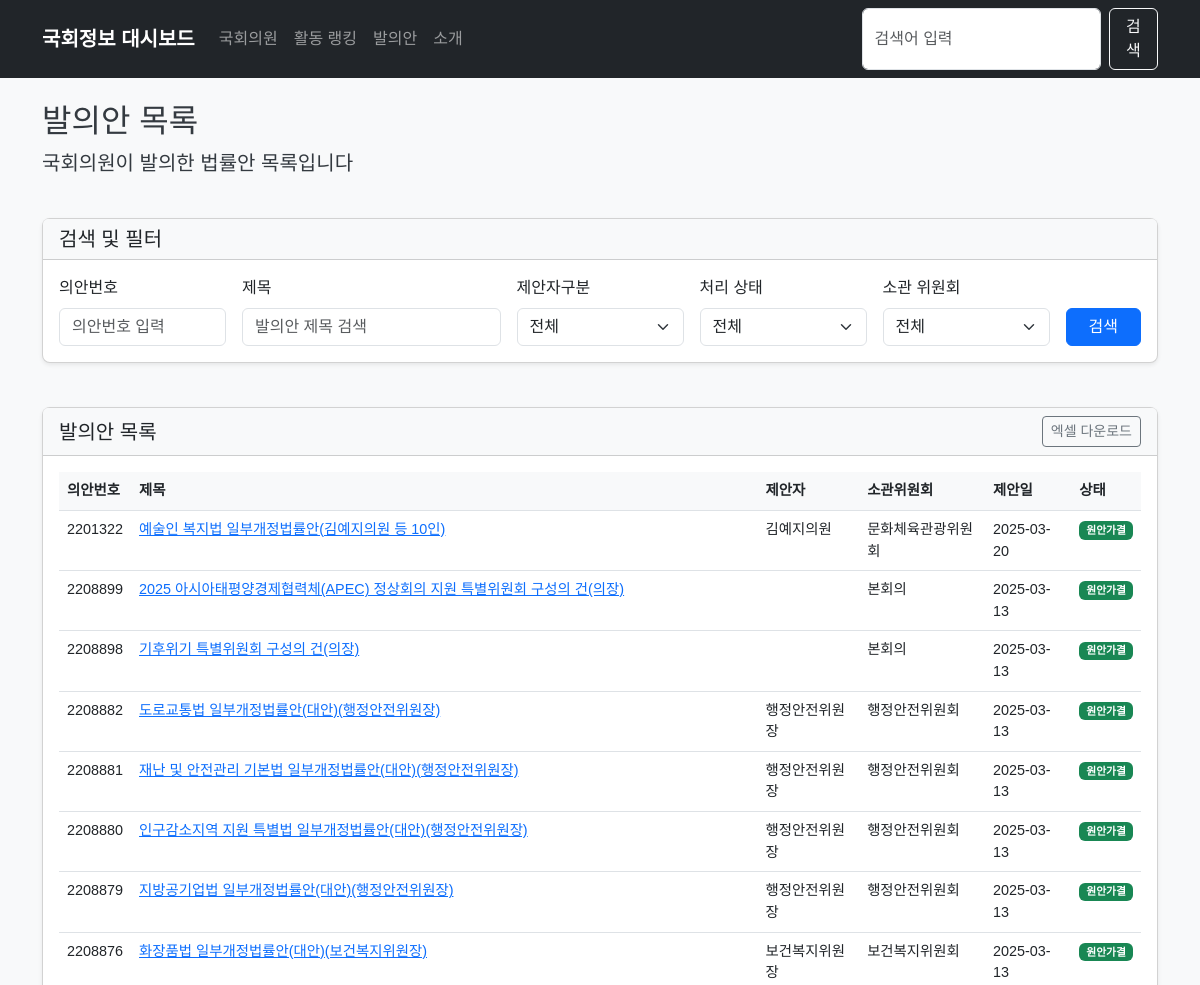
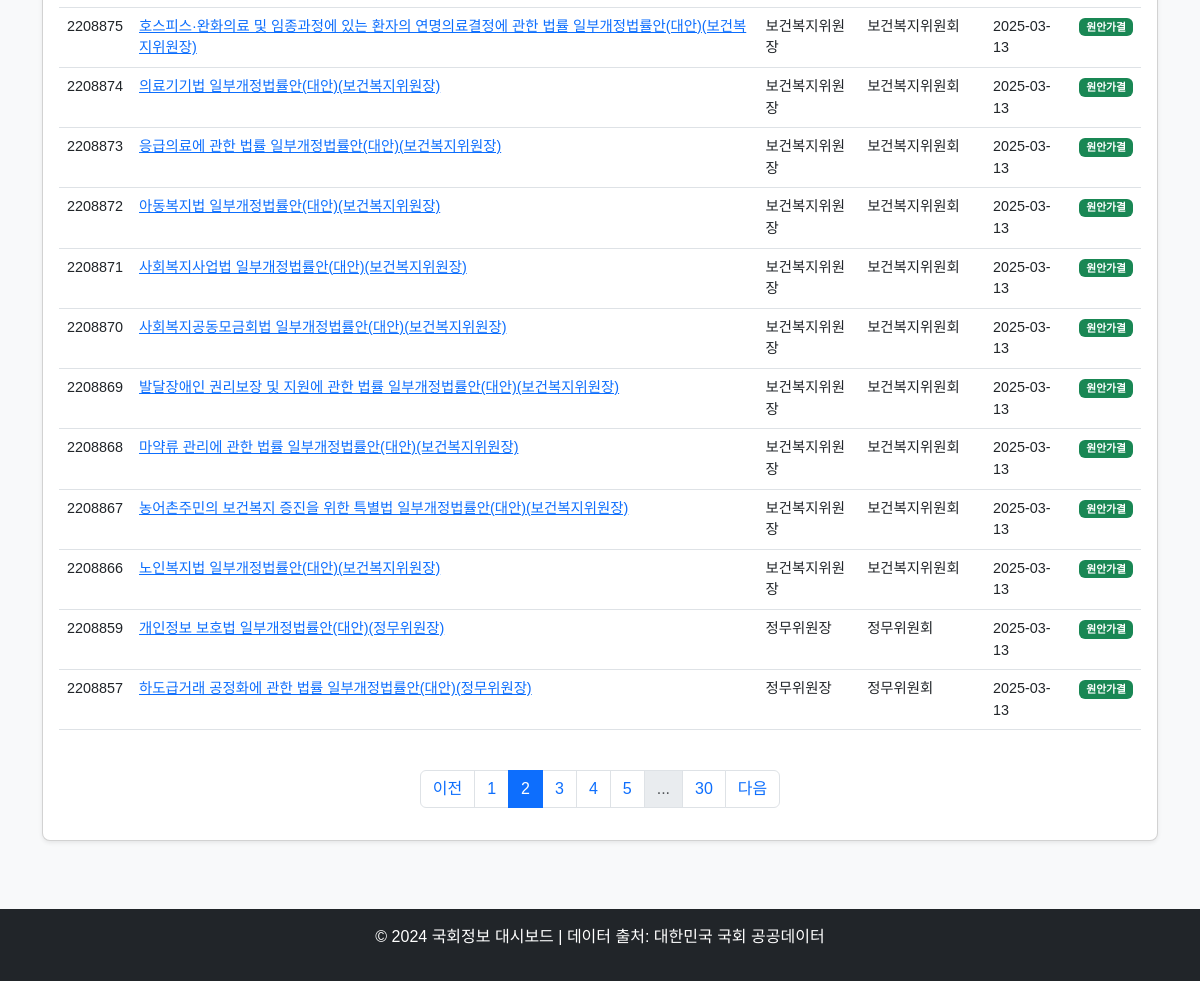
The app's page /bills?bill_no=&title=&proposer=&status=&committee=&page=2 with its own data (2 pictures, top to bottom).
### app/models/bill.py (models this page shows)
class Bill(Base):
    __tablename__ = "bills"
    id = Column(Integer, primary_key=True, index=True)
    bill_id = Column(String, index=True, unique=True)  # 의안ID - BILL_ID
    bill_no = Column(String, index=True)  # 의안번호 - BILL_NO
    title = Column(String, index=True)
    proposer = Column(String, index=True)  # 발의자
    status = Column(String, index=True)  # 처리 상태
    committee = Column(String, index=True)  # 소관 위원회
    proposal_date = Column(Date)  # 발의일
    content = Column(Text)  # 제안이유 및 주요내용
    co_proposers = Column(String, nullable=True)  # 공동발의자 (쉼표로 구분된 문자열)
    rep_proposer = Column(String, nullable=True)  # 대표 발의자
    vote_result = Column(String, nullable=True)  # 표결 결과
    vote_date = Column(Date, nullable=True)  # 표결일
    bill_kind = Column(String, nullable=True)  # 의안 종류
    last_updated = Column(DateTime, default=datetime.now)
    proposer_id = Column(Integer, ForeignKey("members.id"), nullable=True)
    proposer_member = relationship("Member", back_populates="bills")

### app/main.py (the view)
@app.get("/bills", response_class=HTMLResponse)
async def bills_page(
    request: Request,
    db: Session = Depends(get_db),
    title: Optional[str] = None,
    proposer: Optional[str] = None,
    status: Optional[str] = None,
    committee: Optional[str] = None,
    bill_no: Optional[str] = None,
    page: int = 1,
    limit: int = 20
):
    try:
        query = db.query(BillModel)
        if title:
            query = query.filter(BillModel.title.contains(title))
        if proposer:
            query = query.filter(BillModel.proposer.contains(proposer))
        if status:
            query = query.filter(BillModel.status == status)
        if committee:
            query = query.filter(BillModel.committee.contains(committee))
        if bill_no:
            query = query.filter(BillModel.bill_no.contains(bill_no))
        total_count = query.count()
        bills_db = query.order_by(BillModel.proposal_date.desc())\
                     .offset((page-1) * limit)\
                     .limit(limit)\
                     .all()
        bills = []
        for bill in bills_db:
            bills.append({
                "id": bill.bill_id,
                "no": bill.bill_no,
                "title": bill.title,
                "proposer": bill.proposer,
                "committee": bill.committee,
                "proposal_date": bill.proposal_date,
                "status": bill.status
            })
        total_pages = (total_count + limit - 1) // limit  # 올림 나눗셈
        has_next = page < total_pages
        has_prev = page > 1
        max_page_buttons = 5  # 최대 페이지 버튼 수
        half_buttons = max_page_buttons // 2
        if total_pages <= max_page_buttons:
            page_range = range(1, total_pages + 1)
        else:
            start_page = max(1, page - half_buttons)
            end_page = min(total_pages, start_page + max_page_buttons - 1)
            if end_page == total_pages:
                start_page = max(1, end_page - max_page_buttons + 1)
            page_range = range(start_page, end_page + 1)
        context = {
            "request": request,
            "bills": bills,
            "page": page,
            "limit": limit,
            "total_count": total_count,
            "total_pages": total_pages,
            "has_next": has_next,
            "has_prev": has_prev,
            "page_range": page_range,  # 추가된 페이지 범위
            "title": title or "",
            "proposer": proposer or "",
            "status": status or "",
            "committee": committee or "",
            "bill_no": bill_no or ""
        }
        return templates.TemplateResponse("bills.html", context)
    except Exception as e:
        logger.error(f"발의안 목록 조회 중 오류: {e}")
        return templates.TemplateResponse(
            "bills.html",
            {
                "request": request,
                "bills": [],
                "page": page,
                "limit": limit,
                "has_next": False,
                "has_prev": page > 1,
                "page_range": range(1, 2),  # 페이지 범위 기본값
                "title": title or "",
                "proposer": proposer or "",
                "status": status or "",
                "committee": committee or "",
                "bill_no": bill_no or "",
                "error_message": f"발의안 데이터를 가져오는 중 오류가 발생했습니다: {str(e)}"
            }
        )

### app/templates/bills.html (shortened to what this page needs)
{% extends "base.html" %}
{% block content %}
<div class="row">
    <div class="col-12 mb-4">
        <h2>발의안 목록</h2>
        <p class="lead">국회의원이 발의한 법률안 목록입니다</p>
    </div>
</div>
<div class="row mb-4">
    <div class="col-12">
        <div class="card">
            <div class="card-header">
                <h5 class="mb-0">검색 및 필터</h5>
            </div>
            <div class="card-body">
                <form action="/bills" method="get" class="row g-3">
                    <div class="col-md-2">
                        <label for="bill_no" class="form-label">의안번호</label>
                        <input type="text" class="form-control" id="bill_no" name="bill_no" placeholder="의안번호 입력" value="{{ bill_no }}">
                    </div>
                    <div class="col-md-3">
                        <label for="title" class="form-label">제목</label>
                        <input type="text" class="form-control" id="title" name="title" placeholder="발의안 제목 검색" value="{{ title }}">
                    </div>
                    <div class="col-md-2">
                        <label for="proposer" class="form-label">제안자구분</label>
                        <select class="form-select" id="proposer" name="proposer">
                            <option value="">전체</option>
                        </select>
                    </div>
                    <div class="col-md-2">
                        <label for="status" class="form-label">처리 상태</label>
                        <select class="form-select" id="status" name="status">
                            <option value="">전체</option>
                        </select>
                    </div>
                    <div class="col-md-2">
                        <label for="committee" class="form-label">소관 위원회</label>
                        <select class="form-select" id="committee" name="committee">
                            <option value="">전체</option>
                        </select>
                    </div>
                    <div class="col-md-1 d-flex align-items-end">
                        <button type="submit" class="btn btn-primary w-100">검색</button>
                    </div>
                </form>
            </div>
        </div>
    </div>
</div>
<div class="row">
    <div class="col-12">
        <div class="card">
            <div class="card-header d-flex justify-content-between align-items-center">
                <h5 class="mb-0">발의안 목록</h5>
                <div>
                    <button class="btn btn-sm btn-outline-secondary">엑셀 다운로드</button>
                </div>
            </div>
            <div class="card-body">
                <div class="table-responsive">
                    <table class="table table-hover">
                        <thead>
                            <tr>
                                <th scope="col">의안번호</th>
                                <th scope="col">제목</th>
                                <th scope="col">제안자</th>
                                <th scope="col">소관위원회</th>
                                <th scope="col">제안일</th>
                                <th scope="col">상태</th>
                            </tr>
                        </thead>
                        <tbody>
                            {% for bill in bills %}
                            <tr>
                                <td>{{ bill.no }}</td>
                                <td><a href="/bills/{{ bill.no }}">{{ bill.title }}</a></td>
                                <td>{{ bill.proposer }}</td>
                                <td>{{ bill.committee }}</td>
                                <td>{{ bill.proposal_date }}</td>
                                <td>
                                    {% if bill.status == "계류" %}
                                    <span class="badge bg-primary">계류</span>
                                    {% elif "가결" in bill.status %}
                                    <span class="badge bg-success">{{ bill.status }}</span>
                                    {% elif "폐기" in bill.status %}
                                    <span class="badge bg-danger">{{ bill.status }}</span>
                                    {% elif "반영" in bill.status %}
                                    <span class="badge bg-warning text-dark">{{ bill.status }}</span>
                                    {% else %}
                                    <span class="badge bg-secondary">{{ bill.status }}</span>
                                    {% endif %}
                                </td>
                            </tr>
                            {% else %}
                            <tr>
                                <td colspan="6" class="text-center">검색 결과가 없습니다.</td>
                            </tr>
                            {% endfor %}
                        </tbody>
                    </table>
                </div>
                <nav aria-label="Page navigation">
                    <ul class="pagination justify-content-center mt-4">
                        <li class="page-item {% if not has_prev %}disabled{% endif %}">
                            <a class="page-link" href="?bill_no={{ bill_no }}&title={{ title }}&proposer={{ proposer }}&status={{ status }}&committee={{ committee }}&page={{ page - 1 }}" tabindex="-1" {% if not has_prev %}aria-disabled="true"{% endif %}>이전</a>
                        </li>
                        {% for p in page_range %}
                        <li class="page-item {% if p == page %}active{% endif %}">
                            <a class="page-link" href="?bill_no={{ bill_no }}&title={{ title }}&proposer={{ proposer }}&status={{ status }}&committee={{ committee }}&page={{ p }}">{{ p }}</a>
                        </li>
                        {% endfor %}
                        {% if page_range[-1] < total_pages %}
                        {% if page_range[-1] < total_pages - 1 %}
                        <li class="page-item disabled">
                            <span class="page-link">...</span>
                        </li>
                        {% endif %}
                        <li class="page-item">
                            <a class="page-link" href="?bill_no={{ bill_no }}&title={{ title }}&proposer={{ proposer }}&status={{ status }}&committee={{ committee }}&page={{ total_pages }}">{{ total_pages }}</a>
                        </li>
                        {% endif %}
                        <li class="page-item {% if not has_next %}disabled{% endif %}">
                            <a class="page-link" href="?bill_no={{ bill_no }}&title={{ title }}&proposer={{ proposer }}&status={{ status }}&committee={{ committee }}&page={{ page + 1 }}" {% if not has_next %}aria-disabled="true"{% endif %}>다음</a>
                        </li>
                    </ul>
                </nav>
            </div>
        </div>
    </div>
</div>
{% endblock %}

### app/static/css/style.css (style rules this page uses)
body { font-family: 'Noto Sans KR', sans-serif; background-color: #f8f9fa; color: #343a40; }
.card { margin-bottom: 20px; border-radius: 0.5rem; box-shadow: 0 0.125rem 0.25rem rgba(0, 0, 0, 0.075); }
.card-header { background-color: #f8f9fa; font-weight: 600; }
.table { font-size: 0.9rem; }
.table th { font-weight: 600; background-color: #f8f9fa; }

### records on screen
Bill: no "2201322", title "예술인 복지법 일부개정법률안(김예지의원 등 10인)", proposer "김예지의원", committee "문화체육관광위원회", proposal_date "2025-03-20", status "원안가결"
Bill: no "2208899", title "2025 아시아태평양경제협력체(APEC) 정상회의 지원 특별위원회 구성의 건(의장)", committee "본회의", proposal_date "2025-03-13", status "원안가결"
Bill: no "2208898", title "기후위기 특별위원회 구성의 건(의장)", committee "본회의", proposal_date "2025-03-13", status "원안가결"
Bill: no "2208882", title "도로교통법 일부개정법률안(대안)(행정안전위원장)", proposer "행정안전위원장", committee "행정안전위원회", proposal_date "2025-03-13", status "원안가결"
Bill: no "2208881", title "재난 및 안전관리 기본법 일부개정법률안(대안)(행정안전위원장)", proposer "행정안전위원장", committee "행정안전위원회", proposal_date "2025-03-13", status "원안가결"
Bill: no "2208880", title "인구감소지역 지원 특별법 일부개정법률안(대안)(행정안전위원장)", proposer "행정안전위원장", committee "행정안전위원회", proposal_date "2025-03-13", status "원안가결"
Bill: no "2208879", title "지방공기업법 일부개정법률안(대안)(행정안전위원장)", proposer "행정안전위원장", committee "행정안전위원회", proposal_date "2025-03-13", status "원안가결"
Bill: no "2208876", title "화장품법 일부개정법률안(대안)(보건복지위원장)", proposer "보건복지위원장", committee "보건복지위원회", proposal_date "2025-03-13", status "원안가결"
Bill: no "2208875", title "호스피스·완화의료 및 임종과정에 있는 환자의 연명의료결정에 관한 법률 일부개정법률안(대안)(보건복지위원장)", proposer "보건복지위원장", committee "보건복지위원회", proposal_date "2025-03-13", status "원안가결"
Bill: no "2208874", title "의료기기법 일부개정법률안(대안)(보건복지위원장)", proposer "보건복지위원장", committee "보건복지위원회", proposal_date "2025-03-13", status "원안가결"
Bill: no "2208873", title "응급의료에 관한 법률 일부개정법률안(대안)(보건복지위원장)", proposer "보건복지위원장", committee "보건복지위원회", proposal_date "2025-03-13", status "원안가결"
Bill: no "2208872", title "아동복지법 일부개정법률안(대안)(보건복지위원장)", proposer "보건복지위원장", committee "보건복지위원회", proposal_date "2025-03-13", status "원안가결"
Bill: no "2208871", title "사회복지사업법 일부개정법률안(대안)(보건복지위원장)", proposer "보건복지위원장", committee "보건복지위원회", proposal_date "2025-03-13", status "원안가결"
Bill: no "2208870", title "사회복지공동모금회법 일부개정법률안(대안)(보건복지위원장)", proposer "보건복지위원장", committee "보건복지위원회", proposal_date "2025-03-13", status "원안가결"
Bill: no "2208869", title "발달장애인 권리보장 및 지원에 관한 법률 일부개정법률안(대안)(보건복지위원장)", proposer "보건복지위원장", committee "보건복지위원회", proposal_date "2025-03-13", status "원안가결"
Bill: no "2208868", title "마약류 관리에 관한 법률 일부개정법률안(대안)(보건복지위원장)", proposer "보건복지위원장", committee "보건복지위원회", proposal_date "2025-03-13", status "원안가결"
Bill: no "2208867", title "농어촌주민의 보건복지 증진을 위한 특별법 일부개정법률안(대안)(보건복지위원장)", proposer "보건복지위원장", committee "보건복지위원회", proposal_date "2025-03-13", status "원안가결"
Bill: no "2208866", title "노인복지법 일부개정법률안(대안)(보건복지위원장)", proposer "보건복지위원장", committee "보건복지위원회", proposal_date "2025-03-13", status "원안가결"
Bill: no "2208859", title "개인정보 보호법 일부개정법률안(대안)(정무위원장)", proposer "정무위원장", committee "정무위원회", proposal_date "2025-03-13", status "원안가결"
Bill: no "2208857", title "하도급거래 공정화에 관한 법률 일부개정법률안(대안)(정무위원장)", proposer "정무위원장", committee "정무위원회", proposal_date "2025-03-13", status "원안가결"

### other values on screen
{{ p }} "1" "2" "3" "4" "5"
{{ total_pages }} "30"
